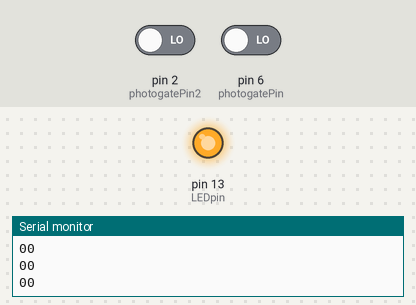
The sketch below on a simulated Arduino Uno, built with avr-gcc and run on an emulated ATmega328P. Shown: output pins drawn as LEDs (lit = HIGH), the last lines printed to the serial monitor. The test bench sets the inputs (shaded band); at power-on: pin 6 (photogatePin) LOW, pin 2 (photogatePin2) LOW.

Above: at 1.2 s.
1.3 s: pin 6 (photogatePin) driven HIGH
At 4.1 s:
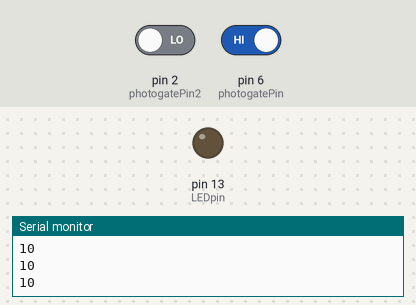
4.3 s: pin 2 (photogatePin2) driven HIGH
5.8 s: pin 2 (photogatePin2) driven LOW
8.8 s: pin 6 (photogatePin) driven LOW
At 9.1 s:
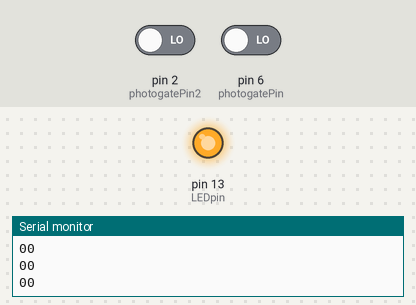
Timing chart, 0 to 11.3 s (numbered marks = the images above; inputs shaded):
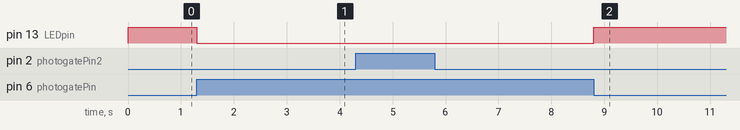

Measured:
- after the input at 1.3 s, pin 13 (LEDpin): HIGH → LOW at once
- after the input at 8.8 s, pin 13 (LEDpin): LOW → HIGH at once

The sketch:

arduino.ino
```cpp
int photogatePin = 6; //create global variable for pin assignment to sensor
int photogatePin2 = 2;
int LEDpin = 13; //create global variable for pin assignment to LED
int photogateStatus; //create global variable for photogate status: LOW=blocked, HIGH=unblocked
int oldStatus = HIGH;
unsigned long timeus = 0; //Time in us
String gate1 = "0";
String gate2 = "0";


void setup()
  {
   Serial.begin(9600);           // set up Serial library at 9600 bps
    pinMode(LEDpin, OUTPUT);
    //Serial.println("Vernier Format 1");
    //Serial.println("Photogate blocked times taken using Ardunio");
    //Serial.print("Time");
    //Serial.print("us");


  };// end of setup

void loop ()
{
//delay(100);
photogateStatus = digitalRead(photogatePin);//low when blocked
   if (photogateStatus == HIGH)
   {

   digitalWrite(LEDpin, LOW);// turn off LED
   gate1 = "1";
   delay(500);

   }
   else
   {
   digitalWrite(LEDpin, HIGH);// turn on LED
   gate1 = "0";

   }

   photogateStatus = digitalRead(photogatePin2);//low when blocked
   if (photogateStatus == HIGH)
   {
    digitalWrite(LEDpin, LOW);// turn off LED
    gate2 = "1";
    delay(1000);
   }
   else
   {

    digitalWrite(LEDpin, HIGH);// turn on LED
    gate2 = "0";

   }
   String gates = gate1 + gate2;
    Serial.println(gates);
   }

// end of loop
```
